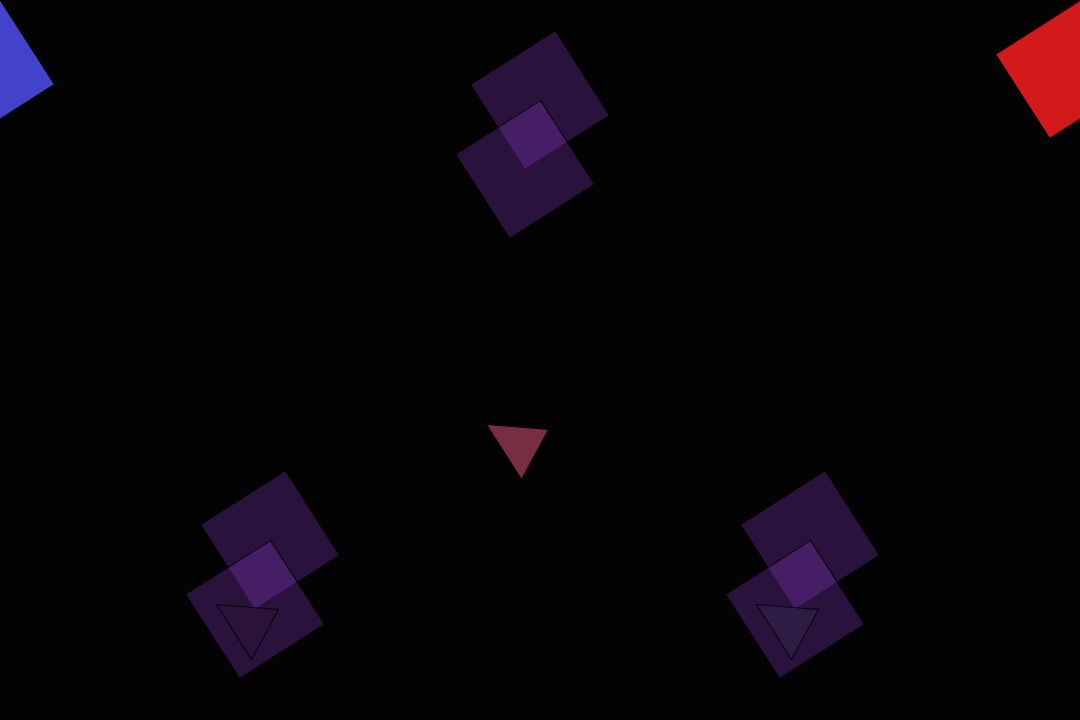
Frame 1 (no input)
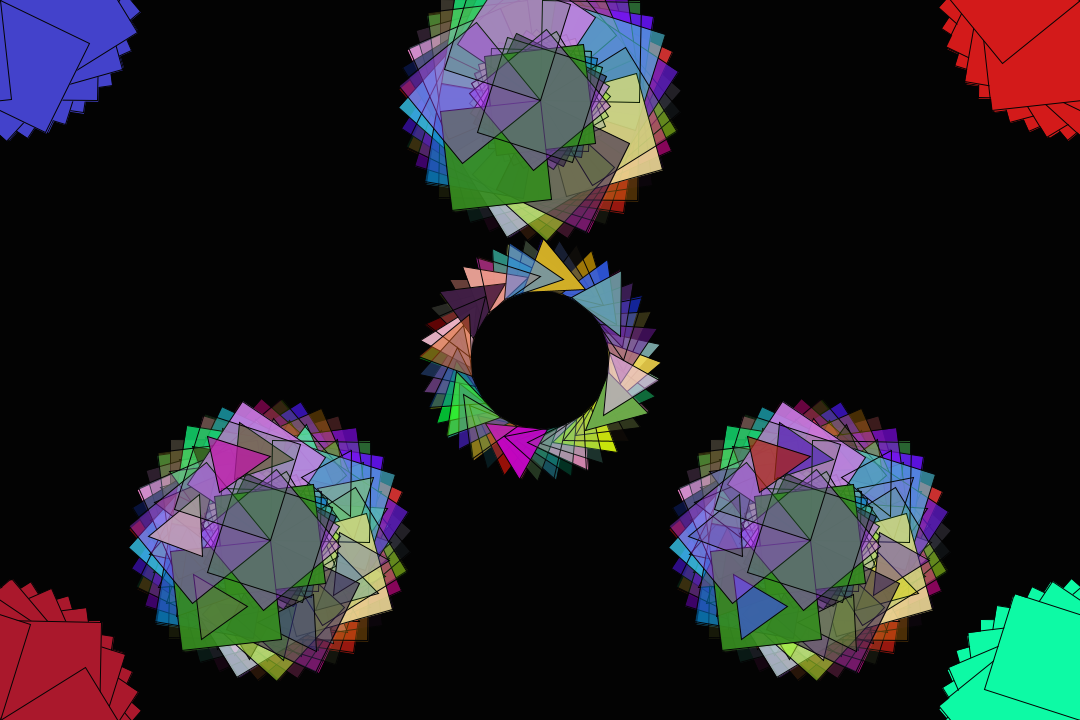
Frame 60 (the mouse pressed at the canvas centre just before this capture)
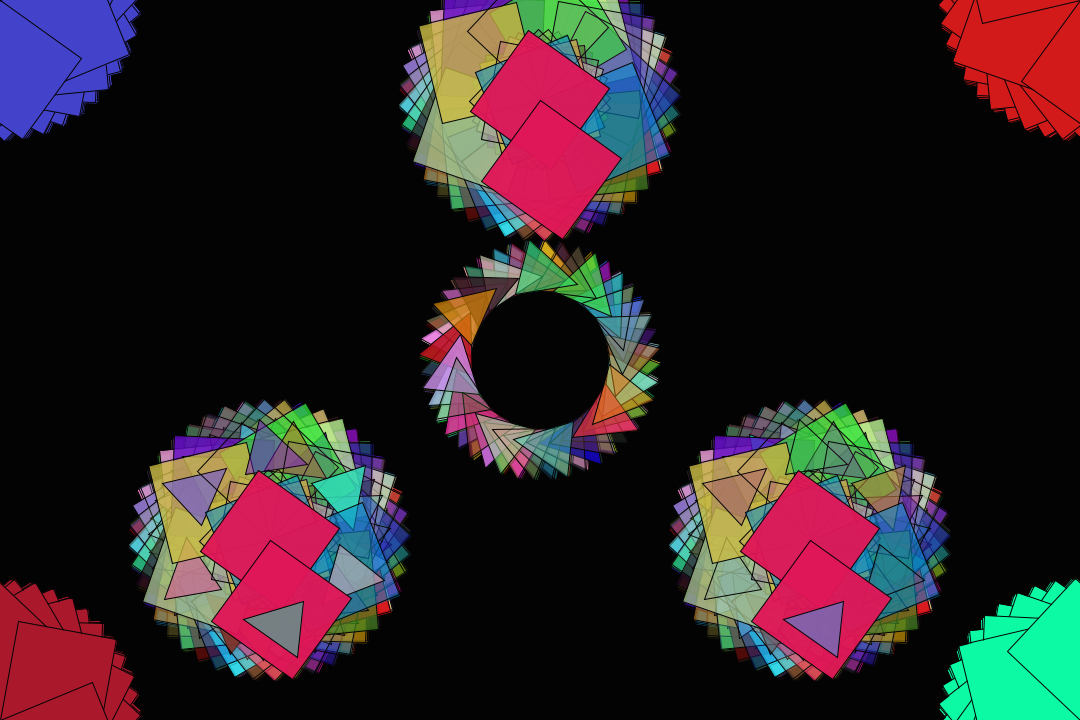
Frame 120 (the mouse held since frame 60 and released just before this capture)

The Processing sketch that drew these frames (run headless with seeded random() and noise(); from frame 60 on, the mouse is pressed at the canvas centre):

// Processing sketch: processing_130252
// ── processing_130252.pde

float rad = 0.0;
float s = 1;
float timer = 0.0;


void setup()
{
  size(1080,720);
background(HSB, 100);


}

void draw()
{
  rad = rad + 1;
  s = s + .00000000001;
  fill(random(255), random(255), random(255), random(255));
  
  pushMatrix();
  
 stroke(3);
  translate(width/2, 100);
  rotate(rad);
  scale(s);
  if(timer >= 0.0 && timer < 5.0)
  {
  rectMode(CENTER);
  rect(0, 0, 100, 100);
  rectMode(CORNER);
  rect(0, 0, 100, 100);
 
  popMatrix();
  
  pushMatrix();
  
  stroke(3);
  translate(270, 540);
  rotate(rad);
  scale(s);
  
  rectMode(CENTER);
  rect(0, 0, 100, 100);
  rectMode(CORNER);
  rect(0, 0, 100, 100);
 
  popMatrix();
  
  pushMatrix();
  
  stroke(3);
  translate(810, 540);
  rotate(rad);
  scale(s);
  
  rectMode(CENTER);
  rect(0, 0, 100, 100);
  rectMode(CORNER);
  rect(0, 0, 100, 100);
 
  popMatrix();
  
  pushMatrix();
  stroke(3);
  translate(0,720);
  rotate(rad);
  scale(s);
  fill(#AA182C);
  
  rect(0, 0, 100, 100);
  
  popMatrix();
  
   pushMatrix();
  stroke(3);
  translate(0,0);
  rotate(rad);
  scale(s);
  fill(#4342CB);
  
  rect(0, 0, 100, 100);
  
  popMatrix();
  
   pushMatrix();
  
  translate(1080,0);
  rotate(rad);
  scale(s);
  fill(#D31A1A);
  
  rect(0, 0, 100, 100);
  
  popMatrix();
  
   pushMatrix();
  
  translate(1080,720);
  rotate(rad);
  scale(s);
  fill(#0DFAA5);
  
  rect(0, 0, 100, 100);
  
  popMatrix();
  }
pushMatrix();
   fill(random(255),random(255),random(255),random(255));
    stroke(3);
    translate(width/2, height/2);
    rotate(rad);
    scale(s);
    triangle(25, 80, 63, 30, 91, 80);
 
    popMatrix();
    
    
    pushMatrix();
   fill(random(255),random(255),random(255),random(255));
    stroke(3);
    translate(270, 540);
    rotate(rad);
    scale(s);
    triangle(25, 80, 63, 30, 91, 80);
 
    popMatrix();
    
    
    pushMatrix();
   fill(random(255),random(255),random(255),random(255));
    stroke(3);
    translate(810, 540);
    rotate(rad);
    scale(s);
    triangle(25, 80, 63, 30, 91, 80);
 
    popMatrix();
  
}
